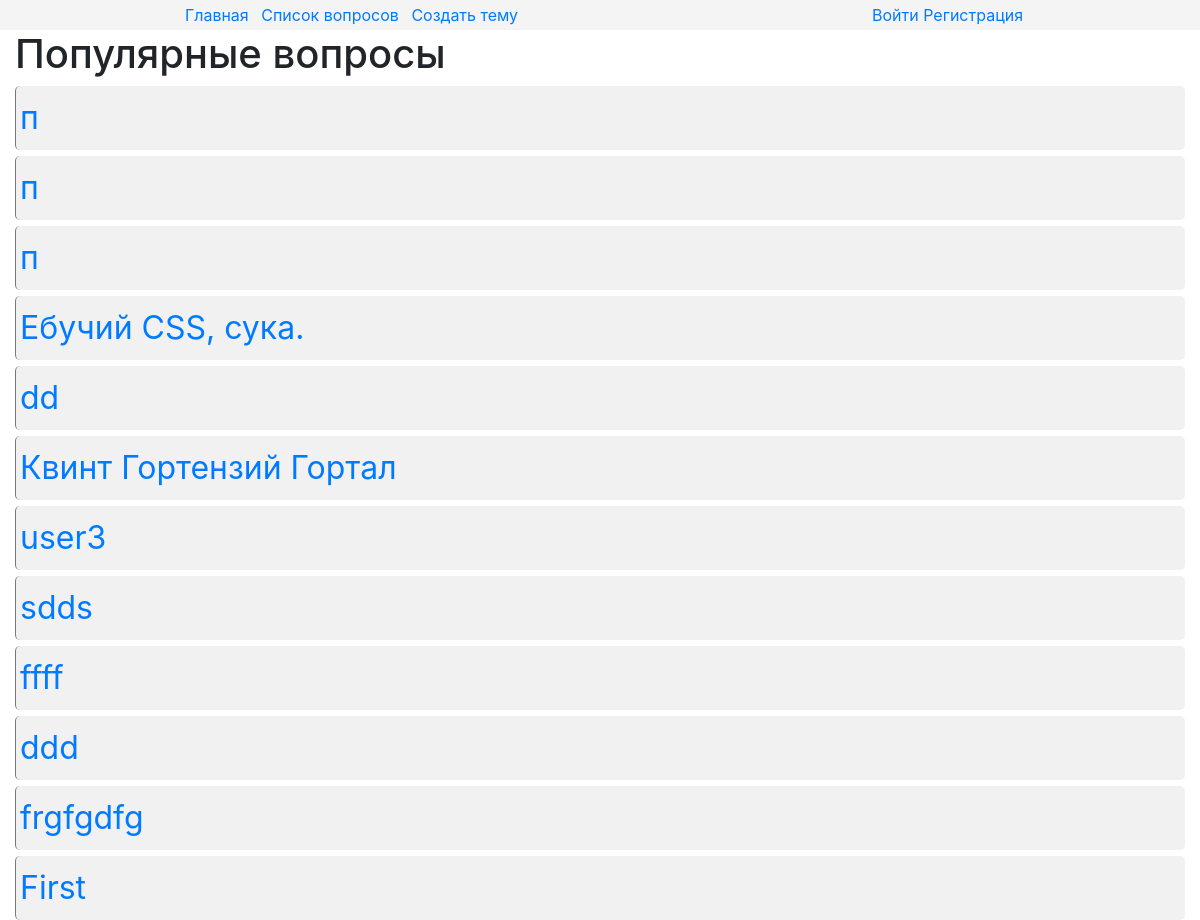
The page / on the database its author committed.
### core/models.py (models this page shows, shortened)
class Topic(models.Model):
    title = models.CharField(max_length=40)
    description = models.TextField()
    author = models.ForeignKey(settings.AUTH_USER_MODEL, on_delete=PROTECT)
    pub_date = models.DateTimeField(auto_now_add=True)
    update_date = models.DateTimeField(auto_now=True)
    comments = GenericRelation(Comment, related_query_name="comments", content_type_field="model_type")
    likes = GenericRelation(Like,related_query_name="likes", content_type_field="model_type")
    class Meta:
        ordering = ("-pub_date","title")

### core/views.py (the view)
# urls.py: url(r"^$", views.IndexView.as_view(), name="index"),
class IndexView(ListView):
    model = Topic
    template_name = "core/index.html"

### core/templates/core/index.html (shortened to what this page needs)
{% extends "core/patterns/parents/main.html" %}
{% load static %}
{% block extra_head %}<link type="text/css" rel="stylesheet" href="{% static "core/index.css" %}">{% endblock %}
{% block header %}{% include "core/patterns/includes/header.html" %}{% endblock %}
{% block content %}
    <h1>Популярные вопросы</h1>
    {% for object in object_list %}
             <a href="{% url "core:detail" object.id %}" id="{{ object.id }}"><div class="topic"> {{ object.title }} </div></a>
    {% endfor %}
{% endblock %}

### core/static/core.deleted(remove ".deleted" to restore)/index.css (style rules this page uses)
.topic { margin-top: 6px; border-left: 1px solid #787878; background-color: #f1f1f1; border-radius: 5px; padding-top: 8px; padding-bottom: 8px; padding-left:4px; }
.content a { font-size: 2em; }

### rows shown on the page
Topic: title "п"
Topic: title "п"
Topic: title "п"
Topic: title "Ебучий CSS, сука."
Topic: title "dd"
Topic: title "Квинт Гортензий Гортал"
Topic: title "user3"
Topic: title "sdds"
Topic: title "ffff"
Topic: title "ddd"
Topic: title "frgfgdfg"
Topic: title "First"
